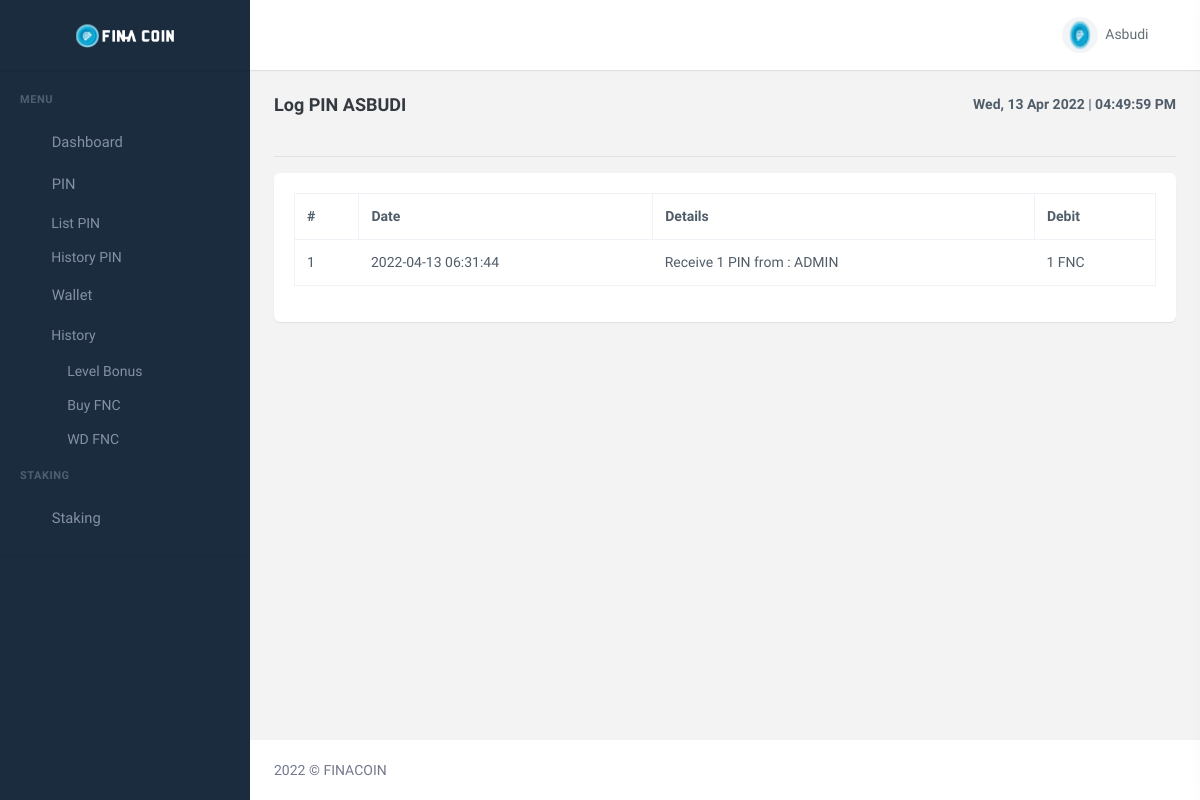
/user/history-pin.php (signed in), run on the app's committed database.
### tables this page shows
CREATE TABLE `member_fina` (
  `id_member` int(11) NOT NULL,
  `tgl_join_member` timestamp NOT NULL DEFAULT current_timestamp(),
  `username_member` varchar(20) NOT NULL,
  `fnc_member` varchar(100) DEFAULT NULL,
  `bonus_staking_member` varchar(250) DEFAULT NULL,
  `nama_lengkap_member` varchar(100) DEFAULT NULL,
  `sponsor_member` varchar(20) NOT NULL,
  `email_member` varchar(250) NOT NULL,
  `status_suspend_member` enum('SUSPEND','UNSUSPEND') NOT NULL DEFAULT 'UNSUSPEND',
  `number_phone_member` int(16) DEFAULT NULL,
  `pin_transaksi_member` varchar(250) NOT NULL DEFAULT '$2y$10$e8rE0e2yEpqVRiXrJioxYuEx5gf9wcVsyf7YKt1WjMjpPcyJU.KK2',
  `password_member` varchar(250) NOT NULL,
  `status_member` enum('FREE','PAID') NOT NULL DEFAULT 'FREE'
);

CREATE TABLE `history_transaksi_pin_fina` (
  `id` int(11) NOT NULL,
  `pengirim_pin` varchar(20) NOT NULL,
  `penerima_pin` varchar(20) NOT NULL,
  `jumlah_pin` int(11) NOT NULL,
  `jenis_pin` enum('FNC Pin','Other') NOT NULL,
  `tgl_transaksi_pin` timestamp NOT NULL DEFAULT current_timestamp()
);

### user/helpper/function.php (called while the page is built, shortened)
<?php
function dateFormatter($date){
    $array_date = explode("-", $date);
    $day = explode(" ",$array_date[2]);
    $month = $array_date[1];
    $year = $array_date[0];
    switch($month){
        case 4:
            return $day[0]." Apr ".$year;
            break;
    }
}
?>

### user/history-pin.php (the view, shortened to what this page needs)
<?php
require_once "helpper/function.php";
$querylogin = "SELECT * FROM member_fina WHERE username_member='".$_SESSION['username_user']."'";
$resultlogin = mysqli_query($conn, $querylogin);
$rowlogin = mysqli_fetch_assoc($resultlogin);
$username = $rowlogin['username_member'];
?>
<!DOCTYPE html>
<html lang="en">
  <head>
    <link
      href="assets/css/bootstrap.min.css"
      id="bootstrap-style"
      rel="stylesheet"
      type="text/css"
    />
    <link href="assets/css/icons.min.css" rel="stylesheet" type="text/css" />
    <link
      href="assets/css/app.min.css"
      id="app-style"
      rel="stylesheet"
      type="text/css"
    />
    <link
      href="assets/libs/datatables.net-bs4/css/dataTables.bootstrap4.min.css"
      rel="stylesheet"
      type="text/css"
    />
    <link
      href="assets/libs/datatables.net-buttons-bs4/css/buttons.bootstrap4.min.css"
      rel="stylesheet"
      type="text/css"
    />
    <link
      href="assets/libs/datatables.net-responsive-bs4/css/responsive.bootstrap4.min.css"
      rel="stylesheet"
      type="text/css"
    />
  </head>
  <body data-sidebar="dark">
    <div id="layout-wrapper">
      <header id="page-topbar">
        <div class="navbar-header">
          <div class="d-flex">
            <div class="navbar-brand-box text-center">
              <a href="index" class="logo logo-light">
                <span class="logo-lg">
                  <img
                    src="assets/images/logo-light.png"
                    alt="logo-light"
                    height="24"
                  />
                </span>
              </a>
            </div>
            <button
              type="button"
              class="btn btn-sm px-3 font-size-24 header-item waves-effect"
              id="vertical-menu-btn"
            >
            </button>
          </div>
          <div class="d-flex">
            <div class="dropdown d-none d-lg-inline-block ms-1">
              <button
                type="button"
                class="btn header-item noti-icon waves-effect"
                data-toggle="fullscreen"
              >
              </button>
            </div>
            <?php require_once "user-aksi.php" ?>
            <div class="dropdown d-inline-block">
              <button
                type="button"
                class="btn header-item noti-icon right-bar-toggle waves-effect"
              >
              </button>
            </div>
          </div>
        </div>
      </header>
      <?php require_once "menu.php" ?>
      <div class="main-content">
        <div class="page-content">
          <div class="container-fluid">
            <div class="row">
              <div class="col-12">
                <div
                  class="
                    page-title-box
                    d-sm-flex
                    align-items-center
                    justify-content-between
                  "
                >
                  <h4 class="mb-sm-0">Log PIN <?= strtoupper($username) ?></h4>
                  <div class="page-title-right">
                    <ol class="breadcrumb m-0">
                      <li class="breadcrumb-item">
                        <span><b><?= date('D').", ".dateFormatter(date("Y-m-d")) ?></b> | <b id="time"></b></span>
                      </li>
                    </ol>
                  </div>
                </div>
              </div>
            </div>
            <hr>
            <div class="row">
              <div class="col-12">
                <div class="card">
                  <div class="card-body">
                    <table id="datatable" class="table table-hover table-bordered dt-responsive nowrap" style="border-collapse: collapse; border-spacing: 0; width: 100%;" >
                      <thead>
                        <tr>
                          <th>#</th>
                          <th>Date</th>
                          <th>Details</th>
                          <th>Debit</th>
                        </tr>
                      </thead>
                      <tbody>
                        <?php
                        $num = 0;
                        $queryStory = "SELECT * FROM history_transaksi_pin_fina WHERE penerima_pin = '$username' ORDER BY tgl_transaksi_pin DESC";
                        $resultPin = mysqli_query($conn, $queryStory);
                        while($rowPin = mysqli_fetch_assoc($resultPin)){
                        ?>
                        <tr>
                          <td><?= ++$num ?></td>
                          <td><?= $rowPin['tgl_transaksi_pin'] ?></td>
                          <td>Receive <?= $rowPin['jumlah_pin'] ?> PIN from : ADMIN	</td>
                          <td><?= $rowPin['jumlah_pin'] ?> FNC</td>
                        </tr>
                        <?php } ?>
                      </tbody>
                    </table>
                  </div>
                </div>
              </div>
            </div>
          </div>
        </div>
        <footer class="footer">
          <div class="container-fluid">
            <div class="row">
              <div class="col-sm-6">
                © FINACOIN
              </div>
            </div>
          </div>
        </footer>
      </div>
    </div>
  </body>
</html>

### user/user-aksi.php (shortened to what this page needs)
<div class="dropdown d-inline-block user-dropdown">
  <button
    type="button"
    class="btn header-item waves-effect"
    id="page-header-user-dropdown"
    data-bs-toggle="dropdown"
    aria-haspopup="true"
    aria-expanded="false"
  >
    <img
      class="rounded-circle header-profile-user"
      src="assets/images/logo-sm.png"
      alt="Header Avatar"
    />
    <span class="d-none d-xl-inline-block ms-1"><?= ucfirst($username) ?></span>
  </button>
</div>

### user/history-pin.php (style rules this page uses)
body { background-image: url(./assets/bg-body.jpg); background-repeat: no-repeat; background-size: cover; background-position: center; }

### data on the page
member_fina: username_member "Asbudi", username_member "ASBUDI"
history_transaksi_pin_fina: tgl_transaksi_pin "2022-04-13 06:31:44", jumlah_pin "1"
